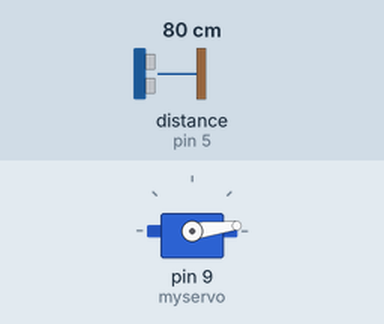
A sketch run on a simulated Arduino Uno, built with avr-gcc and run on an emulated ATmega328P. On the bench: servo. Wiring (inferred from the names in the program): ultrasonic range finder: trigger pin 6; echo pin 5. Inputs (shaded band) come from the test bench; at power-on: distance to the obstacle (sensor on pin 5) 80 cm. The echo pulse lasts 58.3 µs per cm; what the sketch prints to the serial monitor is not drawn.

Above: at 4.2 s.
4.3 s: distance to the obstacle (sensor on pin 5) set to 2 cm
At 5.1 s:
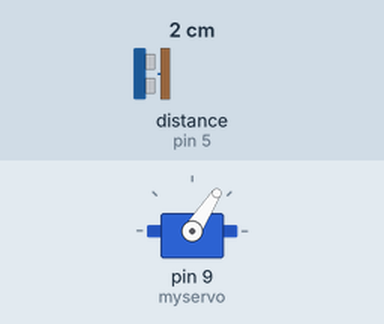
7.3 s: distance to the obstacle (sensor on pin 5) set to 250 cm
At 8.3 s:
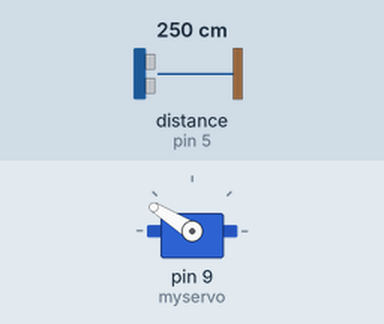
10.3 s: distance to the obstacle (sensor on pin 5) set to 4 cm
At 11.2 s:
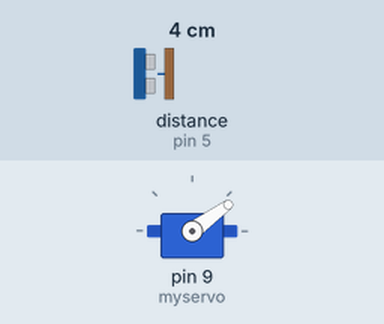
13.3 s: distance to the obstacle (sensor on pin 5) set to 35 cm
Timing chart, 0 to 17.3 s (numbered marks = the images above; inputs shaded):
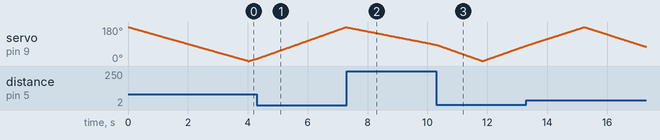

The sketch:

Radar.ino
```cpp
#include <Servo.h>  // Include biblioteca Servo pentru a controla servomotoarele
Servo myservo;  // Creează un obiect Servo pentru a controla servomotorul

// Definește pinii pentru senzorul ultrasonic
#define echoPin 5  // Pinul de la care se primește semnalul de ecou
#define trigPin 6  // Pinul care trimite semnalul de triggerc:\Users\vigna\Documents\Programare (macar incerc)\Arduinoooooooooooooooooooooooooooooooo\incercare_masinuta\incercare_masinuta.ino

int distance;  // Variabila pentru a stoca distanța măsurată
int duration;  // Variabila pentru a stoca durata impulsului de ecou

void setup() {
  myservo.attach(9);  // Atașează servomotorul la pinul digital 9
  pinMode(trigPin, OUTPUT);  // Setează pinul trigPin ca ieșire
  pinMode(echoPin, INPUT);  // Setează pinul echoPin ca intrare
  Serial.begin(115200);  // Inițializează comunicația serială la 115200 bauds
  delay(0);  // Mică întârziere pentru a stabiliza sistemul (opțional)
}

void ionel_voinic(int pos) {
  myservo.write(pos);  // Setează servomotorul la poziția specificată

  // Trimite un impuls scurt de trigger
  digitalWrite(trigPin, LOW);  // Setează trigPin la LOW
  delayMicroseconds(2);  // Așteaptă 2 microsecunde
  digitalWrite(trigPin, HIGH);  // Setează trigPin la HIGH
  delayMicroseconds(10);  // Așteaptă 10 microsecunde
  digitalWrite(trigPin, LOW);  // Setează trigPin la LOW

  // Citește durata impulsului de ecou
  duration = pulseIn(echoPin, HIGH);
  distance = duration * 0.0344 / 2;  // Calculează distanța în centimetri

  // Trimite distanța măsurată la monitorul serial
  Serial.print(distance);
  //Serial.print();  // Această linie nu are niciun parametru, va cauza o eroare de compilare
  delay(17);  // Mică întârziere pentru a preveni suprasolicitarea senzorului
}

void loop() {
  // Mută servomotorul de la 180 la 0 grade
  for (int pos = 180; pos > 0; pos--) {
    ionel_voinic(pos);
  }

  // Mută servomotorul de la 0 la 180 grade
  for (int pos = 0; pos < 180; pos++) {
    ionel_voinic(pos);
  }
}
```
